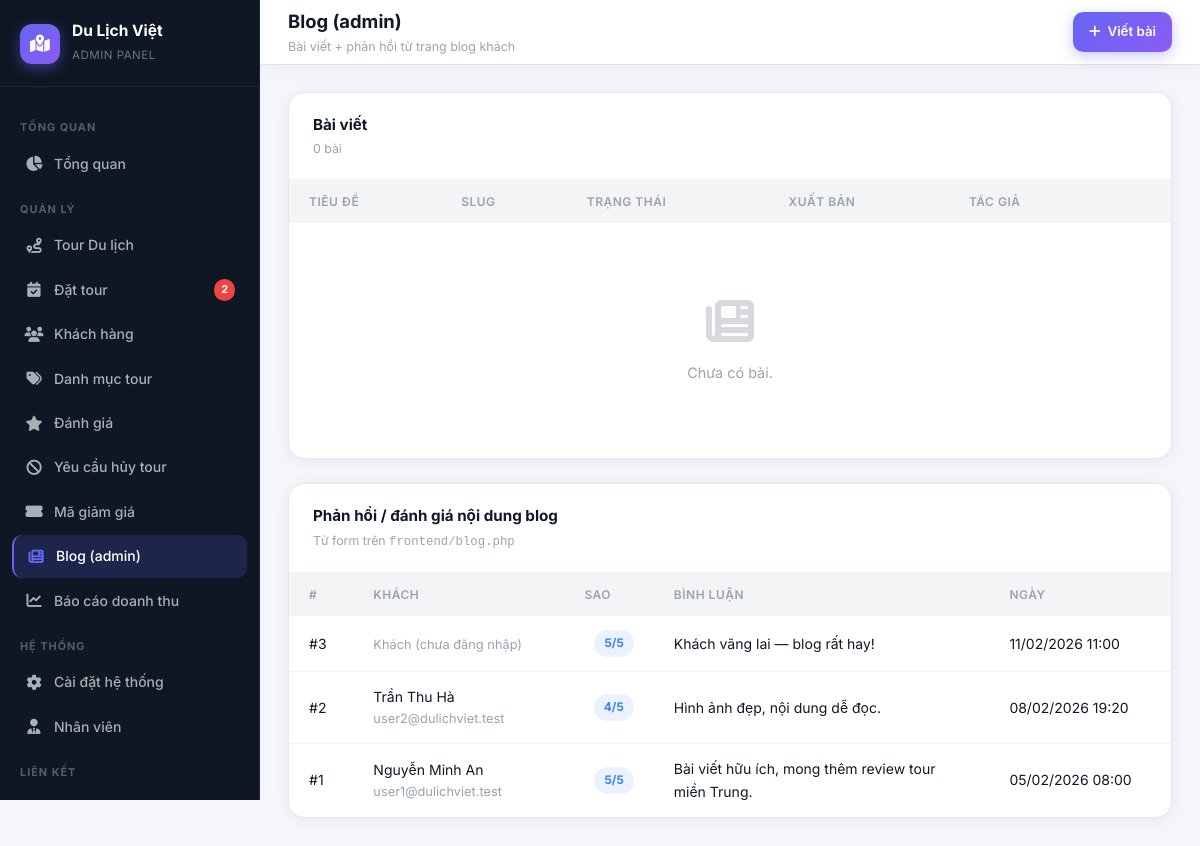
Page /admin/blog/list.php (signed in) on the earlier database version.
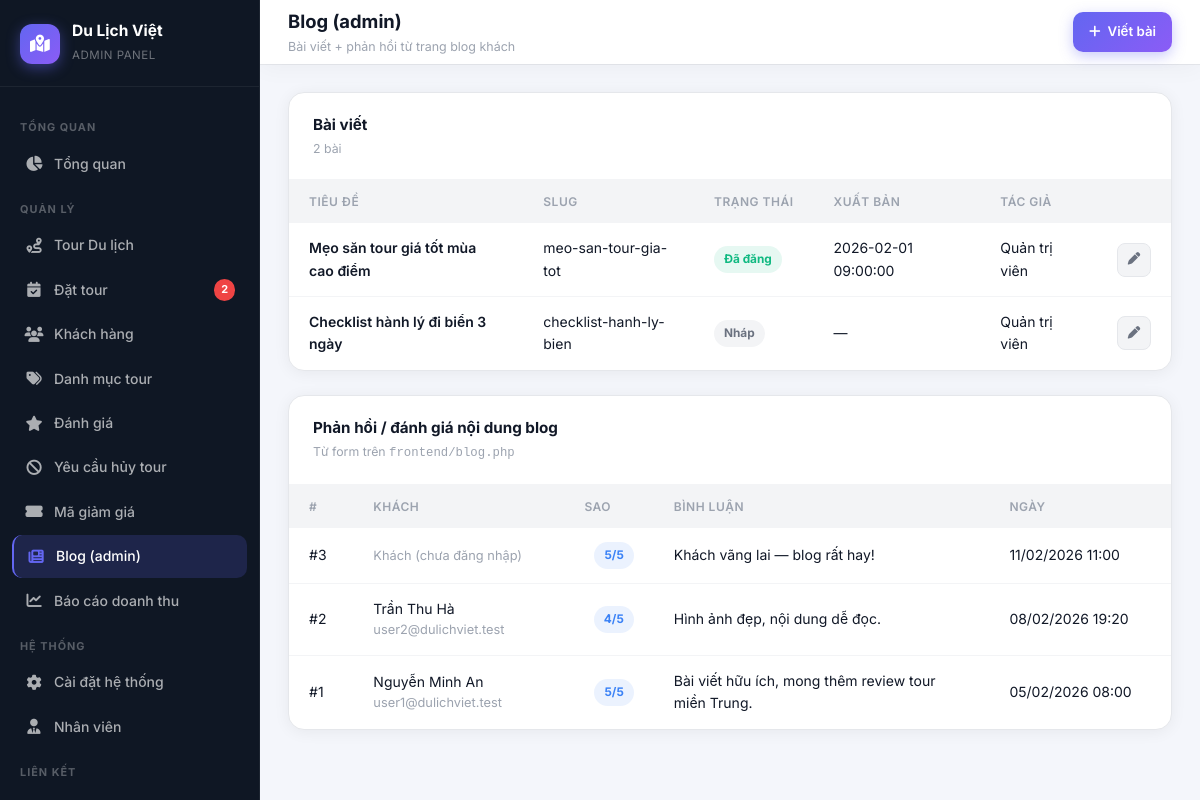
Same page on the later database version.
### tables this page shows
CREATE TABLE `blog_feedback` (
  `id` INT UNSIGNED NOT NULL AUTO_INCREMENT,
  `user_id` INT UNSIGNED NULL DEFAULT NULL,
  `rating` TINYINT UNSIGNED NOT NULL,
  `comment` TEXT NOT NULL,
  `created_at` DATETIME NOT NULL DEFAULT CURRENT_TIMESTAMP,
  PRIMARY KEY (`id`),
  KEY `idx_blog_feedback_user` (`user_id`),
  CONSTRAINT `fk_blog_feedback_user`
    FOREIGN KEY (`user_id`) REFERENCES `users` (`id`)
    ON DELETE SET NULL ON UPDATE CASCADE
);

CREATE TABLE `users` (
  `id` INT UNSIGNED NOT NULL AUTO_INCREMENT,
  `full_name` VARCHAR(120) NOT NULL,
  `email` VARCHAR(190) NOT NULL,
  `password` VARCHAR(255) NOT NULL,
  `phone` VARCHAR(20) NOT NULL DEFAULT '',
  `role` ENUM('user','staff','admin') NOT NULL DEFAULT 'user',
  `is_active` TINYINT(1) NOT NULL DEFAULT 1,
  `created_at` DATETIME NOT NULL DEFAULT CURRENT_TIMESTAMP,
  `updated_at` DATETIME NULL DEFAULT NULL ON UPDATE CURRENT_TIMESTAMP,
  PRIMARY KEY (`id`),
  UNIQUE KEY `uq_users_email` (`email`),
  KEY `idx_users_role` (`role`)
);

CREATE TABLE IF NOT EXISTS `blog_posts` (
  `id` INT UNSIGNED NOT NULL AUTO_INCREMENT,
  `title` VARCHAR(255) NOT NULL,
  `slug` VARCHAR(280) NOT NULL,
  `excerpt` VARCHAR(500) NULL DEFAULT NULL,
  `body` MEDIUMTEXT NULL,
  `status` ENUM('draft','published') NOT NULL DEFAULT 'draft',
  `published_at` DATETIME NULL DEFAULT NULL,
  `author_id` INT UNSIGNED NULL DEFAULT NULL,
  `created_at` DATETIME NOT NULL DEFAULT CURRENT_TIMESTAMP,
  `updated_at` DATETIME NULL DEFAULT NULL ON UPDATE CURRENT_TIMESTAMP,
  PRIMARY KEY (`id`),
  UNIQUE KEY `uq_blog_posts_slug` (`slug`),
  KEY `idx_blog_posts_status` (`status`),
  CONSTRAINT `fk_blog_posts_author`
    FOREIGN KEY (`author_id`) REFERENCES `users` (`id`)
    ON DELETE SET NULL ON UPDATE CASCADE
);

### admin/blog/list.php (the view, shortened to what this page needs)
<?php
require_once dirname(__DIR__, 2) . '/includes/db.php';
$postsOk = false;
$posts   = [];
try {
    $posts = $pdo->query(
        "SELECT p.*, u.full_name AS author_name
         FROM blog_posts p
         LEFT JOIN users u ON u.id = p.author_id
         ORDER BY p.created_at DESC"
    )->fetchAll();
    $postsOk = true;
} catch (Throwable) {
    $postsOk = false;
}
$feedback = [];
try {
    $feedback = $pdo->query(
        "SELECT f.*, u.full_name, u.email
         FROM blog_feedback f
         LEFT JOIN users u ON u.id = f.user_id
         ORDER BY f.created_at DESC
         LIMIT 100"
    )->fetchAll();
} catch (Throwable) {
    $feedback = [];
}
function h(mixed $v): string
{
    return htmlspecialchars((string) $v, ENT_QUOTES, 'UTF-8');
}
$topbarActions = $postsOk
    ? '<a href="add.php" class="topbar-btn topbar-btn-primary"><i class="fas fa-plus"></i> Viết bài</a>'
    : '';
require dirname(__DIR__, 2) . '/includes/admin_header.php';
?>
<?php if (!$postsOk): ?>
  <div class="alert alert-warning">
    Chưa có bảng <code>blog_posts</code>. Import <code>database/migrations/001_admin_coupons_blog.sql</code>.
  </div>
<?php else: ?>
  <div class="data-card" style="margin-bottom:24px">
    <div class="data-card-header">
      <div>
        <div class="data-card-title">Bài viết</div>
        <div class="data-card-sub"><?= count($posts) ?> bài</div>
      </div>
    </div>
    <div style="overflow-x:auto">
      <table class="admin-table">
        <thead>
          <tr>
            <th>Tiêu đề</th>
            <th>Slug</th>
            <th>Trạng thái</th>
            <th>Xuất bản</th>
            <th>Tác giả</th>
            <th class="cell-right"></th>
          </tr>
        </thead>
        <tbody>
          <?php if (empty($posts)): ?>
            <tr><td colspan="6"><div class="empty-state"><i class="fas fa-newspaper"></i><p>Chưa có bài.</p></div></td></tr>
          <?php else: ?>
            <?php foreach ($posts as $p): ?>
              <tr>
                <td class="cell-bold"><?= h($p['title']) ?></td>
                <td class="cell-muted"><?= h($p['slug']) ?></td>
                <td><?= h($p['status']) === 'published' ? '<span class="badge badge-success">Đã đăng</span>' : '<span class="badge badge-neutral">Nháp</span>' ?></td>
                <td class="cell-muted"><?= $p['published_at'] ? h($p['published_at']) : '—' ?></td>
                <td><?= h($p['author_name'] ?? '—') ?></td>
                <td class="cell-right">
                  <a href="edit.php?id=<?= (int) $p['id'] ?>" class="btn btn-ghost btn-sm btn-icon"><i class="fas fa-pen"></i></a>
                </td>
              </tr>
            <?php endforeach; ?>
          <?php endif; ?>
        </tbody>
      </table>
    </div>
  </div>
<?php endif; ?>
<div class="data-card">
  <div class="data-card-header">
    <div>
      <div class="data-card-title">Phản hồi / đánh giá nội dung blog</div>
      <div class="data-card-sub">Từ form trên <code>frontend/blog.php</code></div>
    </div>
  </div>
  <div style="overflow-x:auto">
    <table class="admin-table">
      <thead>
        <tr>
          <th>#</th>
          <th>Khách</th>
          <th class="cell-right">Sao</th>
          <th>Bình luận</th>
          <th>Ngày</th>
        </tr>
      </thead>
      <tbody>
        <?php if (empty($feedback)): ?>
          <tr><td colspan="5"><div class="empty-state"><i class="fas fa-comments"></i><p>Chưa có phản hồi.</p></div></td></tr>
        <?php else: ?>
          <?php foreach ($feedback as $f): ?>
            <tr>
              <td>#<?= (int) $f['id'] ?></td>
              <td>
                <div><?= $f['full_name'] ? h($f['full_name']) : '<span class="cell-muted">Khách (chưa đăng nhập)</span>' ?></div>
                <?php if (!empty($f['email'])): ?><div class="cell-muted" style="font-size:0.8rem"><?= h($f['email']) ?></div><?php endif; ?>
              </td>
              <td class="cell-right"><span class="badge badge-info"><?= (int) $f['rating'] ?>/5</span></td>
              <td style="max-width:300px;white-space:pre-wrap"><?= h($f['comment']) ?></td>
              <td class="cell-muted"><?= date('d/m/Y H:i', strtotime((string) $f['created_at'])) ?></td>
            </tr>
          <?php endforeach; ?>
        <?php endif; ?>
      </tbody>
    </table>
  </div>
</div>
<?php require dirname(__DIR__, 2) . '/includes/admin_footer.php'; ?>

Differences in the rows shown:
added blog_posts: title "Mẹo săn tour giá tốt mùa cao điểm", slug "meo-san-tour-gia-tot", status "Đã đăng", published_at "2026-02-01 09:00:00", author.full_name "Quản trị viên"
added blog_posts: title "Checklist hành lý đi biển 3 ngày", slug "checklist-hanh-ly-bien", status "Nháp", author.full_name "Quản trị viên"
Other differences:
count($posts): "0" → "2"
text no longer shown: "Chưa có bài."
